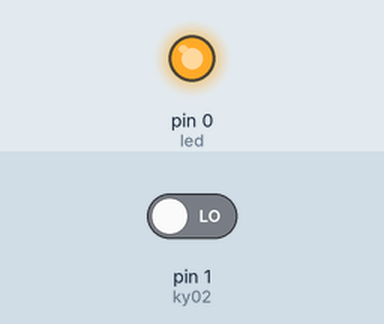
The sketch below on a simulated Arduino Uno, built with avr-gcc and run on an emulated ATmega328P. Shown: output pins drawn as LEDs (lit = HIGH). Inputs (shaded band) come from the test bench; at power-on: pin 1 (ky02) LOW.

Above: at 1.8 s.
1.9 s: pin 1 (ky02) driven HIGH
At 3.1 s:
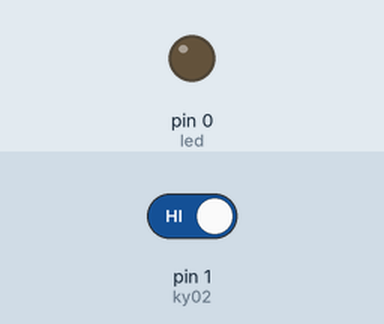
3.5 s: pin 1 (ky02) driven LOW
At 4.3 s:
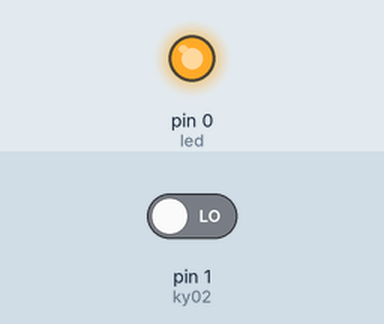
Timing chart, 0 to 6.5 s (numbered marks = the images above; inputs shaded):
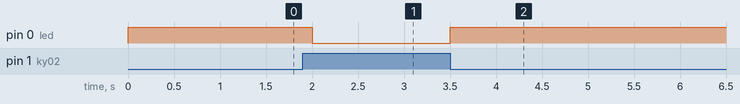

The sketch:

CKY002.ino
```cpp
#define led 0
#define ky02 1
int lectura;

void setup() {
  pinMode(led, OUTPUT);
  pinMode(ky02, INPUT);
}

void loop(){
  lectura=digitalRead(1);
  if(lectura==HIGH){
    digitalWrite(0, LOW);
  }
  else if (lectura==LOW){
    digitalWrite(0, HIGH);
    delay(500);
  }
}
```

Measured:
- after the input at 1.9 s, pin 0 (led): HIGH → LOW after 0.10 s
- after the input at 3.5 s, pin 0 (led): LOW → HIGH at once
